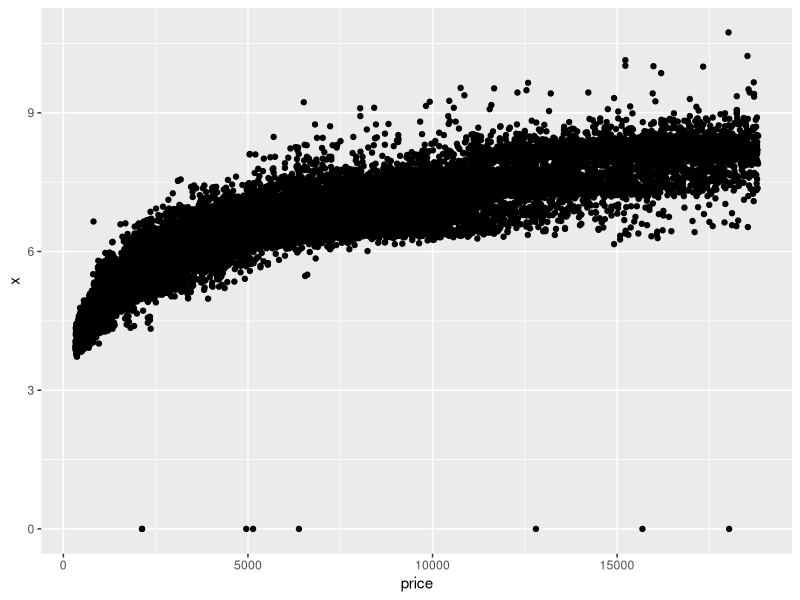
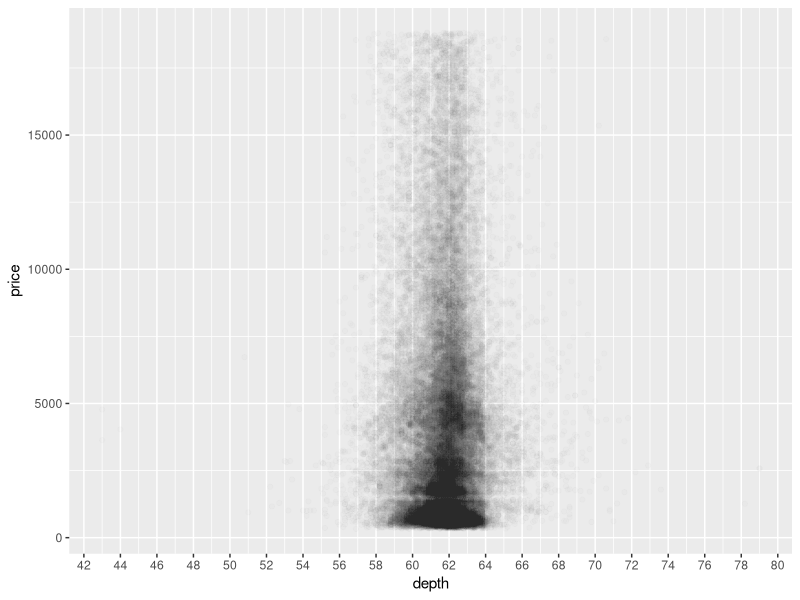
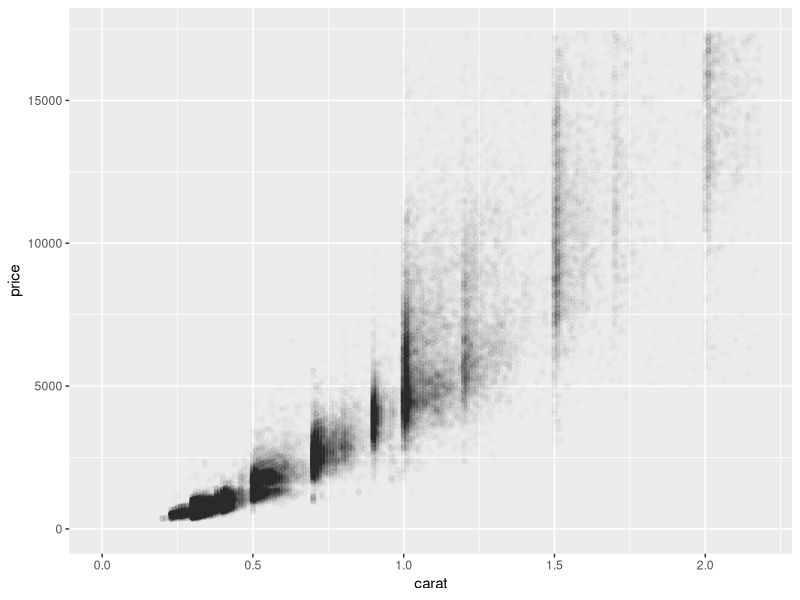
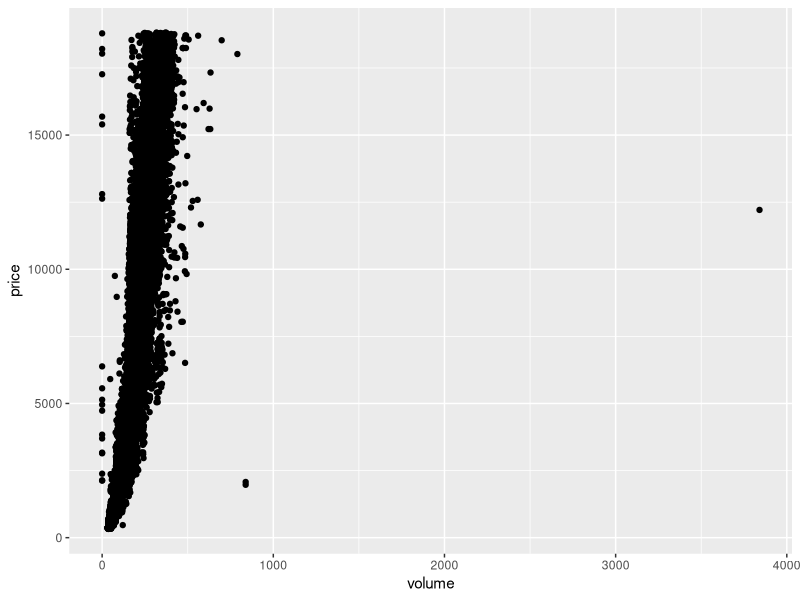
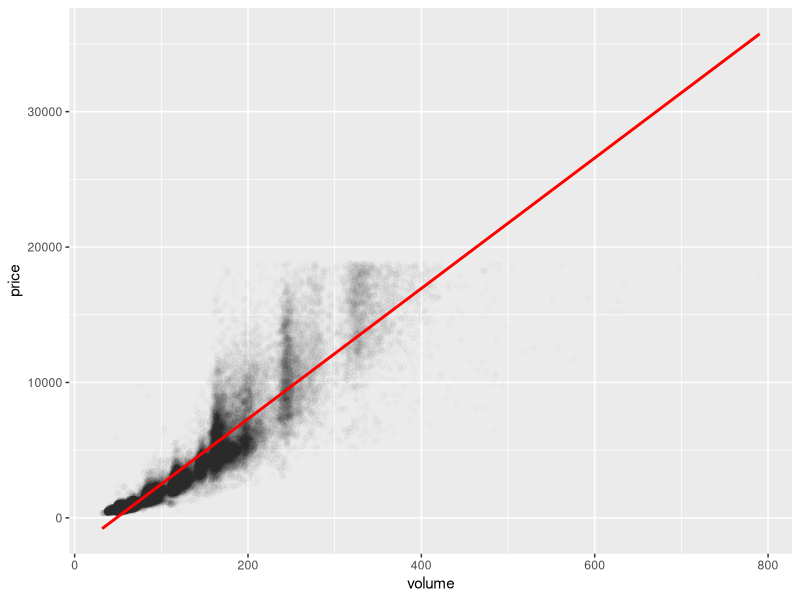
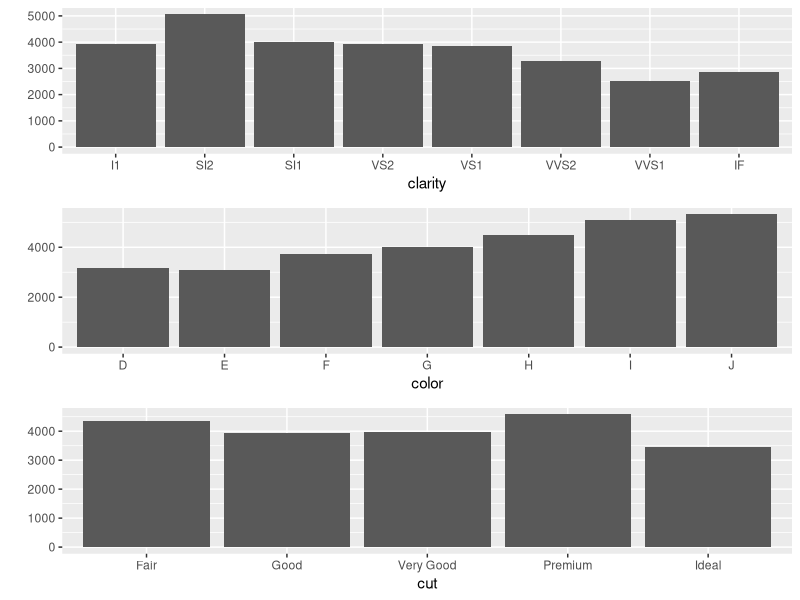

Write R code to recreate these figures, in order.
## ---- chunk 1
library(ggplot2)
data(diamonds)
summary(diamonds)
ggplot(data=diamonds, aes(price,x)) + geom_point()
## ---- chunk 2
cor.test(diamonds$price, diamonds$x)
cor.test(diamonds$price, diamonds$y)
cor.test(diamonds$price, diamonds$z)
## ---- chunk 3
ggplot(data=diamonds, aes(depth, price)) + geom_point(alpha=0.01) + scale_x_continuous(breaks = seq(40,80,2))
cor.test(diamonds$depth,diamonds$price)
## ---- chunk 4
ggplot(data=diamonds, aes(carat, price)) + geom_point(alpha=0.01) + xlim(0, quantile(diamonds$carat, .99)) + ylim(0, quantile(diamonds$price, .99)) 
## ---- chunk 5
diamonds$volume <- diamonds$x * diamonds$y * diamonds$z
ggplot(data=diamonds, aes(volume, price)) + geom_point()
library(plyr)
count(diamonds$volume == 0)
## ---- chunk 6
with(subset(diamonds, volume!=0 & volume < 800), cor.test(price,volume))

ggplot(data=subset(diamonds, volume!=0 & volume < 800), aes(volume, price)) + geom_point(alpha=0.01) + geom_smooth(method='lm',color='red')
## ---- chunk 7
detach("package:plyr", TRUE)
library(dplyr)
diamondsByClarity <- diamonds %>%
  group_by(clarity) %>%
  summarise(mean_price = mean(price),
            median_price = median(price)*1.,
            min_price = min(price),
            max_price = max(price),
            n = n()) %>%
  arrange(clarity)
## ---- chunk 8
diamonds_by_clarity <- group_by(diamonds, clarity)
diamonds_mp_by_clarity <- summarise(diamonds_by_clarity, mean_price = mean(price))
p1 <- qplot(clarity, data=diamonds_mp_by_clarity, geom ="bar", weight=mean_price)

diamonds_by_color <- group_by(diamonds, color)
diamonds_mp_by_color <- summarise(diamonds_by_color, mean_price = mean(price))
p2 <- qplot(color, data=diamonds_mp_by_color, geom ="bar", weight=mean_price)

diamonds_by_cut <- group_by(diamonds, cut)
diamonds_mp_by_cut <- summarise(diamonds_by_cut, mean_price = mean(price))
p3 <- qplot(cut, data=diamonds_mp_by_cut, geom ="bar", weight=mean_price)

library(gridExtra)
grid.arrange(p1,p2,p3, ncol=1)
